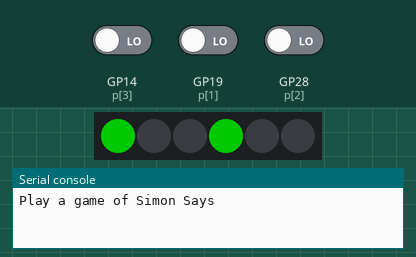
Bench run of a program on a simulated Raspberry Pi Pico running CircuitPython. Parts: 6 RGB LEDs in strip order, left to right, the last lines printed to the serial console. Inputs (shaded band) come from the test bench; at power-on: GP14 (p[3]) LOW, GP19 (p[1]) LOW, GP28 (p[2]) LOW. Dim RGB values are drawn brighter than linear; random numbers come from a fixed seed; touch pads read as touched when driven HIGH.

Above: at 6.0 s.
At 13.3 s:
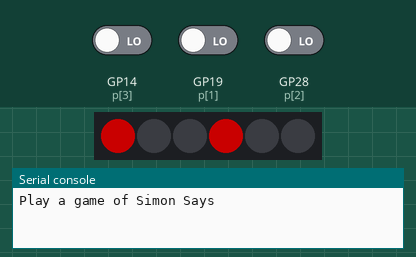
13.4 s: GP14 (p[3]) driven HIGH and GP19 (p[1]) driven HIGH
At 22.7 s:
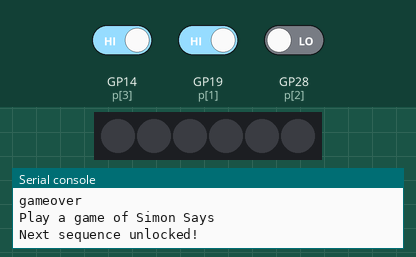
29.1 s: GP19 (p[1]) driven LOW
At 46.9 s:
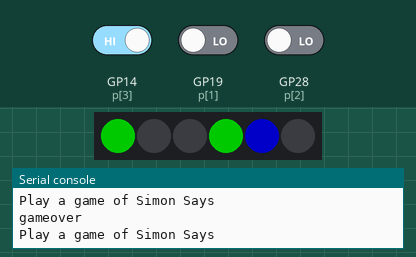
Timing chart, 0 to 52.0 s (numbered marks = the images above; inputs shaded):
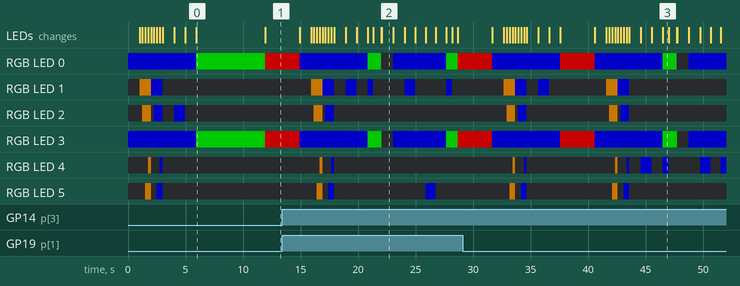

The program:

code.py
```python
# MakeZurich Badge 2023
# Simon says game with touch cover
# Credit for original code: https://learn.adafruit.com/simon-game-with-pyruler-and-circuitpython/code-pyruler-with-circuitpython
# Slightly modified and adapted to our badge

# Requires:
#  lib/neopixel.mpy

import time
import board
import touchio
import neopixel
import random
from rainbowio import colorwheel

touches = []
for p in (board.GP9, board.GP19, board.GP28, board.GP14):
    touches.append(touchio.TouchIn(p))

# Setup the LED configuration for the 6 pixels on the badge
pixel_pin = board.GP22
num_pixels = 6

# Setting auto_write to true means that setting a pixel will directly change it without waiting for a show() command
pixels = neopixel.NeoPixel(pixel_pin, num_pixels, brightness=0.4, auto_write=True)

leds = [1, 2, 5, 4]
statusled = [0, 3]

cap_touches = [False, False, False, False]

# Color definitions
RED = (255, 0, 0)
YELLOW = (255, 150, 0)
GREEN = (0, 255, 0)
BLUE = (0, 0, 255)
BLACK = (0, 0, 0)

# Game configuration
INPUT_TIMEOUT = 6

def wheel(pos):
    # Input a value 0 to 255 to get a color value.
    # The colours are a transition r - g - b - back to r.
    if pos < 0 or pos > 255:
        return (0, 0, 0)
    if pos < 85:
        return (255 - pos * 3, pos * 3, 0)
    if pos < 170:
        pos -= 85
        return (0, 255 - pos * 3, pos * 3)
    pos -= 170
    return (pos * 3, 0, 255 - pos * 3)

def rainbow_cycle(wait):
    for j in range(255):
        for i in range(len(statusled)):
            rc_index = (i * 256 // len(statusled)) + j
            pixels[statusled[i]] = wheel(rc_index & 255)
        time.sleep(wait)

def read_caps():
    cap_touches[0] = touches[1].value
    cap_touches[1] = touches[1].value
    cap_touches[2] = touches[2].value
    cap_touches[3] = touches[3].value
    return cap_touches

def timeout_touch(timeout=INPUT_TIMEOUT):
    start_time = time.monotonic() # start a timer waiting for user input
    while time.monotonic() - start_time < timeout:
        caps = read_caps()
        for i,c in enumerate(caps):
            if c:
                return i

def light_cap(cap, duration=0.5):
    # turn the LED for the selected cap on
    pixels[leds[cap]] = BLUE
    time.sleep(duration)
    pixels[leds[cap]] = BLACK
    time.sleep(duration)

def play_sequence(seq):
    duration = max(0.1, 1 - len(sequence) * 0.05)
    for cap in seq:
        light_cap(cap, duration)

def read_sequence(seq):
    setStatusColor(GREEN)
    for cap in seq:
        if timeout_touch() != cap:
            # the player made a mistake!
            return False
        light_cap(cap, 0.5)
    return True

def clearScreen():
    # Reset all pixels to black to ensure they are not in an old state
    pixels.fill(BLACK)

def setStatusColor(color):
    for position in statusled:
        pixels[position] = color

def startAnimation():
    for led in leds:
        pixels[led] = YELLOW
        time.sleep(0.25)
    for led in leds:
        pixels[led] = BLACK
    for led in leds:
        pixels[led] = BLUE
        time.sleep(0.25)
    for led in leds:
        pixels[led] = BLACK

clearScreen()
while True:
    # led light sequence at beginning of each game
    setStatusColor(BLUE)
    print("Play a game of Simon Says")
    time.sleep(1)
    startAnimation()
    sequence = []
    while True:
        setStatusColor(BLUE) # blue for showing user sequence
        time.sleep(1)
        sequence.append(random.randint(0, 3)) # add new light to sequence each time
        play_sequence(sequence) # show the sequence
        if not read_sequence(sequence): # if user inputs wrong sequence, gameover
            # game over, make status red
            setStatusColor(RED)
            time.sleep(3)
            print("gameover")
            break
        else:
            print("Next sequence unlocked!")
            rainbow_cycle(0) # Animation after each correct sequence
        setStatusColor(BLACK) # reset screen
        time.sleep(1)
```

Measured:
- what the display in image 0 shows lasts 5.9 s, from 6.0 s to 11.9 s
- what the display in image 2 shows lasts 1.0 s, from 22.1 s to 23.1 s
- what the display in image 3 shows lasts 0.5 s, from 46.5 s to 47.0 s
